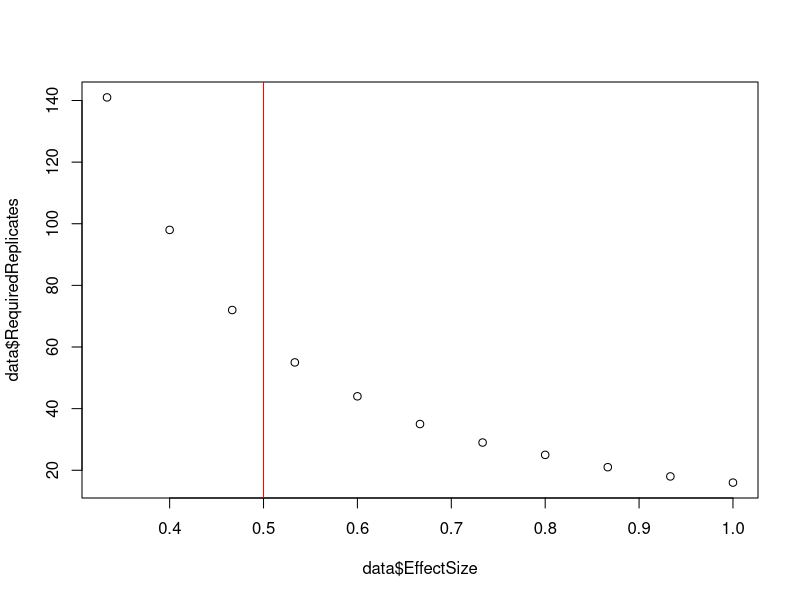
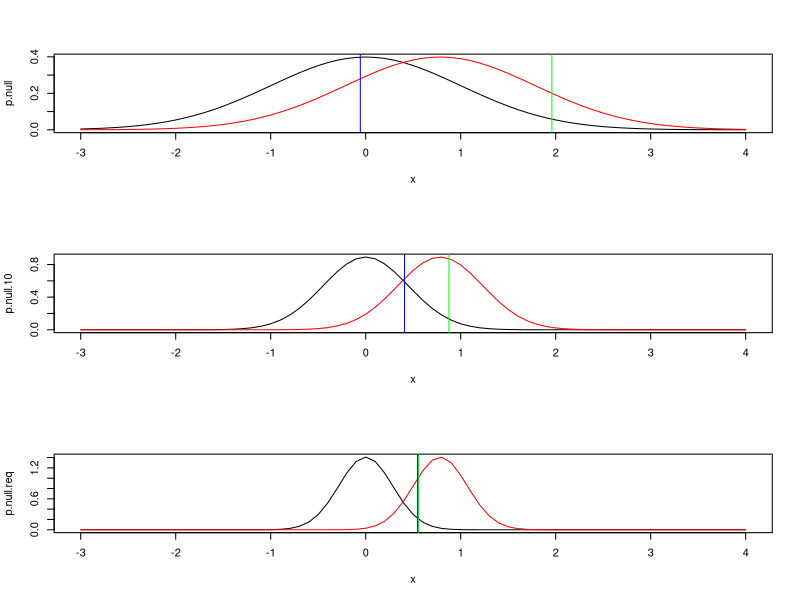
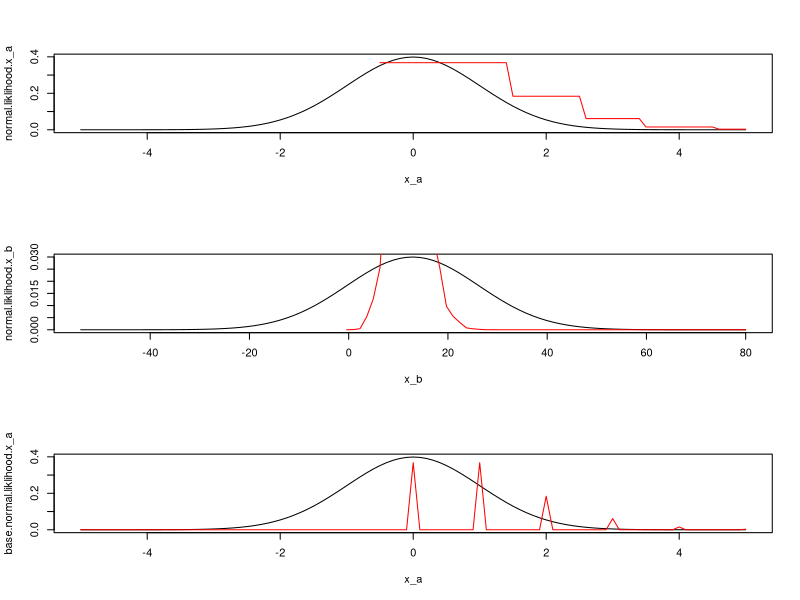
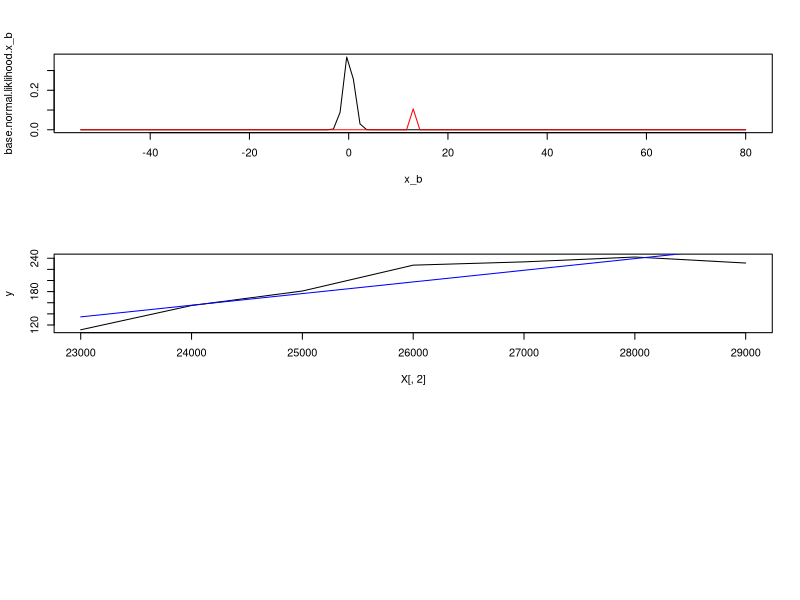

Generate these figures, in order, with R:
## ---- chunk 1
options(digits = 12)
## ---- chunk 2
# Creating a function with constant m2, pooled sd, alpha and beta.
combined <- function (m1,m2 = 270, s_pooled = 150, alpha = 0.05, beta = 0.2){
  cv <- (s_pooled)/((m1+m2)/2)
  percent.diff <- ((m1-m2)/((m1+m2)/2))
  cohens_d <-(abs(m1-m2)/(s_pooled))
  n <- 2*(((cv/percent.diff)^2)*(qnorm((1-alpha/2)) + qnorm((1-beta)))^2) 
  n <- round(n,0)
  value <- (list(CV = cv, PercentDiff= percent.diff, RequiredReplicates = round(n,0), EffectSize = cohens_d))
  return(value)
  }


m1 <- seq(320,420,10)
m1

data <- combined(m1 = m1)
# cal.lm <- lm(data$RequiredReplicates ~ data$EffectSize)
# or even quadratic term
# cal.lm <- lm(data$RequiredReplicates ~ poly(data$EffectSize, 3, raw = TRUE))
plot(data$EffectSize, data$RequiredReplicates)
# abline(cal.lm)
# As per rule of thumb for medium-size effect, we can choose v= 0.5 as medium-size effects
# http://staff.bath.ac.uk/pssiw/stats2/page2/page14/page14.html
# Also, http://staff.bath.ac.uk/pssiw/stats2/page2/page14/page14.html
abline(v = 0.5, col= 'red')
## ---- chunk 3
# create sequence data and then matrix for CV
rep.cv <- rep(seq(8,28,4),5)
rep.cv
cv <- matrix(rep.cv, nrow = 5, ncol = 6, byrow = TRUE)
cv

# create sequence data and then matrix for %Diff
rep.Diff <- rep(seq(5,25,5), 6)
rep.Diff
Diff <- matrix(rep.Diff, nrow = 5, ncol = 6, byrow = FALSE)
Diff
## ---- chunk 4
# Now vectorize the matrices CV and %Diff from above
cv.vector <- as.vector(cv) 
cv.vector
Diff.vector <- as.vector(Diff)
Diff.vector

# We can then use the function in exercise 1 by slightly modifying it as:
combined <- function (cv, percent.diff, alpha = 0.05, beta = 0.2){
  cv <- cv
  percent.diff <- percent.diff
  n <- 2*(((cv/percent.diff)^2)*(qnorm((1-alpha/2)) + qnorm((1-beta)))^2) 
  n <- round(n,0)
  value <- list(CV = cv, PercentDiff= percent.diff, RequiredReplicates = round(n,0))
  return(value)
}
value <- combined(cv = cv.vector, percent.diff = Diff.vector)

RequiredReplicates <- matrix(value$RequiredReplicates, nrow = 5, ncol = 6, byrow = FALSE)
RequiredReplicates
## ---- chunk 5
# As stated in rule of thumb: http://www.nrcse.washington.edu/research/struts/chapter2.pdf
# We can then use the simplified equation
rule.of.thumb.n <- function (cv, percent.diff){
  cv <- cv
  percent.diff <- percent.diff
  delta <- percent.diff/cv
  n <- (16/(delta^2))
  value <- list(CV = cv, PercentDiff= percent.diff, RequiredReplicates = round(n,0))
  return(value)
}

value <- rule.of.thumb.n(cv= cv.vector, percent.diff = Diff.vector)
Rule.of.Thumb.matrix <- matrix(value$RequiredReplicates, nrow = 5, ncol = 6, byrow = FALSE)
colnames(Rule.of.Thumb.matrix) <- paste0("CV",unique(value$CV))
rownames(Rule.of.Thumb.matrix) <- paste0("Diff",unique(value$PercentDiff))
# This matrix gives you the combination of all pairs of CV and %Diff for rule of thumb
Rule.of.Thumb.matrix

# We can then compare the matrix from exact calculation and required replicates
# calculated using rule of thumb method by calculating the percent difference of
# two data matrices
percent_difference_between_two_df <- data.frame((abs(RequiredReplicates-Rule.of.Thumb.matrix)/(abs(RequiredReplicates+Rule.of.Thumb.matrix)/2))*100)
percent_difference_between_two_df
## ---- chunk 6
# Function to calcuate the values for log liklihood.
# First, we define the values for sigma as variance, 
# mu as mean of a normal population to be used for a liklihood of a x observation.
norm.pdf <- function(x,mu = 0,sigma = 1){
  l<-1/(sigma*sqrt(pi*2))*exp(-((x-mu)^2)/(2*sigma^2))
  return(l)
}

x <- seq(-3, 4, 0.1)
p.null <- norm.pdf(x)

#calculating effect size to be used as 'mean= ' for the analysis below
combined <- function (m1,m2,s1,s2, alpha = 0.05, beta = 0.2){
  cohens_d <-(abs(m1-m2)/sqrt((s1^2+s2^2)/2))
  value <- (list(EffectSize = cohens_d))
}

#calculate the effect size for 1936 vs 2006, calories per serving
m1 = 268.1
m2 = 384.4
s1 = 124.8
s2 = 168.3
value <- combined(m1 = m1, m2 = m2, s1 = s1, s2 = s2)
value$EffectSize

# now repeating the calculation 
mean = value$EffectSize
mean

p.alt <- norm.pdf(x, mu = mean)
## ---- chunk 7
n <- 10
norm.pdf <- function(x, n, mu = 0){
  sigma = (sqrt(2/n))
  l<-1/(sigma*sqrt(pi*2))*exp(-((x-mu)^2)/(2*sigma^2))
  return(l)
}

x <- seq(-3, 4, 0.1)
p.null.10 <- norm.pdf(x = x, n = n)

mean = value$EffectSize
mean

p.alt.10 <- norm.pdf(x = x, n = n, mu = mean)
## ---- chunk 8
# Re-using the function to calculate minimum required replicates
required.replicates <- function (m1,m2, s1,s2, alpha = 0.05, beta = 0.2){
  n <- 2* ((((sqrt((s1^2 + s2^2)/2))/(m1-m2))^2) * (qnorm((1-alpha/2)) + qnorm((1-beta)))^2) 
  return(round(n,0))
}

m1 = 268.1
m2 = 384.4
s1 = 124.8
s2 = 168.3

n <- required.replicates(m1 = m1, m2 = m2, s1 = s1, s2 = s2)
n.min.replicates <- n
n.min.replicates

norm.pdf <- function(x, n, mu = 0){
  sigma = (sqrt(2/n))
  l<-1/(sigma*sqrt(pi*2))*exp(-((x-mu)^2)/(2*sigma^2))
  return(l)
}

x <- seq(-3, 4, 0.1)
p.null.req <- norm.pdf(x = x, n = n)


mean = value$EffectSize
mean

p.alt.req <- norm.pdf(x = x, n = n, mu = mean)
## ---- chunk 9
par(mfrow = c(3,1))
# using base plot function part A
alpha = 0.05; beta = 0.2
Zalpha <- qnorm(1-alpha/2)
Zbeta <- qnorm(1-beta)
plot(x,p.null,type="l",col="black")
lines(x,p.alt,col="red")
abline(v = Zalpha, col= 'green')
abline(v = value$EffectSize-Zbeta, col= 'blue')

### using ggplot
# plot1 <- ggplot()+
#   geom_line(aes(x = x, y = p.null), color = "black" ) +
#   geom_line(aes(x = x, y =  p.alt), color = "red") +
#   geom_vline(xintercept = Zalpha, color = "green")+
#   geom_vline(xintercept = value$EffectSize - Zbeta, color = "blue")
# plot1

# using base plot function Part B
alpha = 0.05; beta = 0.2; n <- 10
Zalpha <- qnorm(1-alpha/2)
Zalpha <- Zalpha * sqrt(2/n)
Zbeta <- qnorm(1-beta)
Zbeta <- Zbeta * sqrt(2/n)
plot(x,p.null.10,type="l",col="black")
lines(x,p.alt.10,col="red")
abline(v = Zalpha, col= 'green')
abline(v = (value$EffectSize-Zbeta), col= 'blue')

## Using ggplot
# plot2 <- ggplot()+
#   geom_line(aes(x = x, y = p.null.10), color = "black" ) +
#   geom_line(aes(x = x, y =  p.alt.10), color = "red") +
#   geom_vline(xintercept = Zalpha, color = "green") +
#   geom_vline(xintercept = value$EffectSize - Zbeta, color = "blue")
# plot2

# using base plot function Part C
alpha = 0.05; beta = 0.2; n <- n.min.replicates
Zalpha <- qnorm(1-alpha/2)
Zalpha <- Zalpha * sqrt(2/n)
Zbeta <- qnorm(1-beta)
Zbeta <- Zbeta * sqrt(2/n)
plot(x,p.null.req,type="l",col="black")
lines(x,p.alt.req,col="red")
abline(v = Zalpha, col= 'green')
abline(v = value$EffectSize-Zbeta, col= 'blue')

## Using ggplot
# plot3 <- ggplot()+
#   geom_line(aes(x = x, y = p.null.req), color = "black" ) +
#   geom_line(aes(x = x, y =  p.alt.req), color = "red") +
#   geom_vline(xintercept = Zalpha, color = "green") +
#   geom_vline(xintercept = value$EffectSize - Zbeta, color = "blue")
# plot3

# # Then merge all ggplots:
# library(grid)
# library(gridExtra)
# grid.newpage()
# grid.draw(arrangeGrob(plot1, plot2, plot3, heights = c(1/3, 1/3, 1/3)) )
## ---- chunk 10
# Suppressing warnings that may be generated by Poisson function for negative values
# options(warn=-1)

x_a <- seq(-5, 5, 0.1)
x_a
norm.pdf <- function(x,mu=0,sigma=1){
  l<-1/(sigma*sqrt(pi*2))*exp(-((x-mu)^2)/(2*sigma^2))
  return(l)
}
normal.liklihood.x_a <- norm.pdf(x_a)


# The function to calculate probability mass function for poisson 
# data with a mean and variance lambda = 1. 
pois.pmf <- function(x, lambda){
  poisson.d <- exp(-lambda)*(1/(factorial(round(x,0))))*exp(round(x,0)*(log(lambda)))
  return(poisson.d)
}
lambda <- 1
poisson.probability.x_a <- pois.pmf(x=x_a, lambda = lambda)

plot(x_a,normal.liklihood.x_a,type="l",col="black")
lines(x_a,poisson.probability.x_a,col="red")
## ---- chunk 11
# Using mean and standard deviation for servings per recipe from 1936:
mu = 12.9; sigma = 13.3

# Now we find the upper and lower bounds as:
x.lower <- floor(mu-5*sigma)
x.upper <- ceiling(mu+5*sigma)

# Now taking the length of x_a as a reference, we create the equeally spaced
# sequence from lower to upper bound as followed:
spacer <- (x.upper - x.lower)/(length(x_a) - 1)

x_b <- seq(x.lower, x.upper, spacer)
# To show both x_a and x_b 's lenghts are equal:
length(x_a)
length(x_b)

norm.pdf <- function(x, mu = 12.9, sigma = 13.3){
  l<-1/(sigma*sqrt(pi*2))*exp(-((x-mu)^2)/(2*sigma^2))
  return(l)
}
normal.liklihood.x_b <- norm.pdf(x_b)


# The function to calculate probability mass function for poisson 
# data with a mean and variance lambda = 12. 
pois.pmf <- function(x, lambda){
  poisson.d <- exp(-lambda)*(1/(factorial(round(x,0))))*exp(round(x,0)*(log(lambda)))
  return(poisson.d)
}

#using sigma = 13.3 to compare the difference with the first plot
poisson.probability.x_b <- pois.pmf(x=x_b, lambda = 12)

# plot
plot(x_b,normal.liklihood.x_b,type="l",col="black")
lines(x_b,poisson.probability.x_b,col="red")
## ---- chunk 12
# Using base functions for part a  
base.normal.liklihood.x_a <- dnorm(x_a,0, 1)
base.poiss.x_a <- dpois(x=x_a, lambda = lambda)

plot(x_a,base.normal.liklihood.x_a,type="l",col="black")
lines(x_a,base.poiss.x_a,col="red")

# Using base functions for part b
base.normal.liklihood.x_b <- dnorm(x_b,0, 1)
base.poiss.x_b <- dpois(x=x_b, lambda = 12)

plot(x_b,base.normal.liklihood.x_b,type="l",col="black")
lines(x_b,base.poiss.x_b,col="red")
## ---- chunk 13
y <- matrix( c(111.4216, 155.0326, 181.1176, 227.5800, 233.4623, 242.1753, 231.3890), byrow = FALSE)
y
#creating a matrix for bias term
bias=rep(1:1, length.out=length(y))
bias

cx <- c(23000, 24000, 25000, 26000 , 27000, 28000, 29000)
X=matrix(c(bias,cx), ncol = 2)
X
#multplication of transpose of x and x
tX=t(X)
tX

Xm=tX%*%X
Xm

A=solve(Xm)

hat.beta=A%*%(tX%*%y)
hat.beta
## ---- chunk 14
# compute hat.y 
hat.y <- X %*% hat.beta
# plot
plot(X[,2], y, type = 'l', col = "black")
lines(X[,2], hat.y, col = "blue")
## ---- chunk 15
summary(lm(y~X))
## ---- chunk 16
CaloriesPerServingMean <- c(268.1, 271.1, 280.9, 294.7, 285.6, 288.6, 384.4)
CaloriesPerServingSD <- c(124.8, 124.2, 116.2, 117.7, 118.3, 122.0, 168.3)
#mean for servingperrecipe
mean = mean(CaloriesPerServingMean)
mean

k <- length(CaloriesPerServingMean)
k
# We have 18 samples in each year group; so our N is:
n <- rep(18, k)
N <- sum(n)
#calculating MSB 
mean.CaloriesPerServingMean <- mean(CaloriesPerServingMean)
MSB = (sum(n*(CaloriesPerServingMean-mean.CaloriesPerServingMean)^2))/(k-1)
MSB

MSW <- sum((n-1) * CaloriesPerServingSD^2)/(N-k)
MSW

## ---- chunk 17
# Calculating F.ratio
F.ratio <- MSB/MSW
df1 <- k-1
df2 <- N-k
p.value <- pf(F.ratio, df1, df2, lower.tail = FALSE)
p.value

